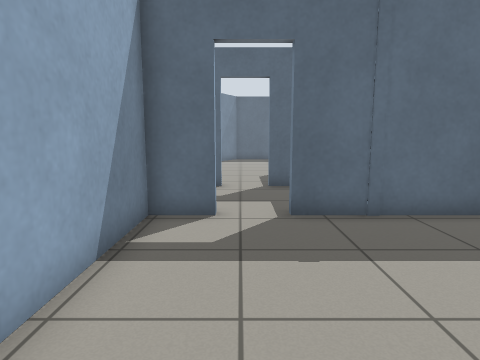
view 1 (above)

24 first-person views from a walk through a robot-simulator world made for Gazebo. The camera is 0.94 m above the floor, tilts 8° down and sees 75° across. The floor is counted in squares, 0.5 m on a side. Each view is taken from the middle of a square. On the plan, view 1 faces up. The plan holds only what a view shows up to about 17 squares ahead; the rest is blank.

view 2
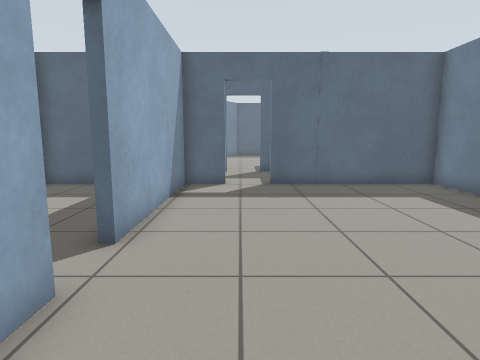

view 3
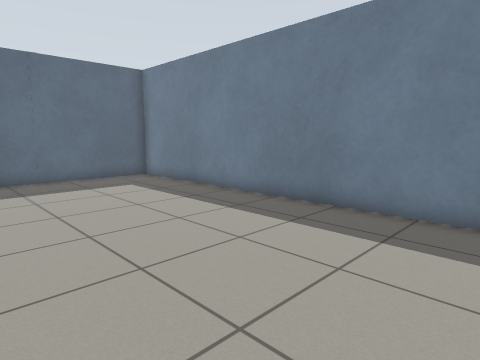

view 4
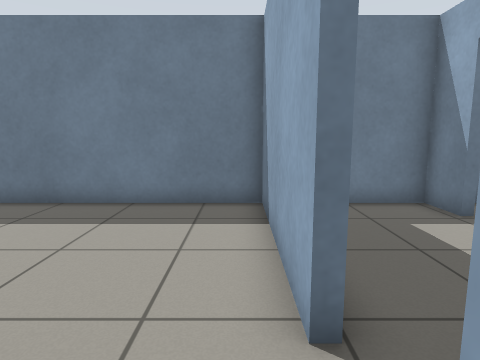

view 5
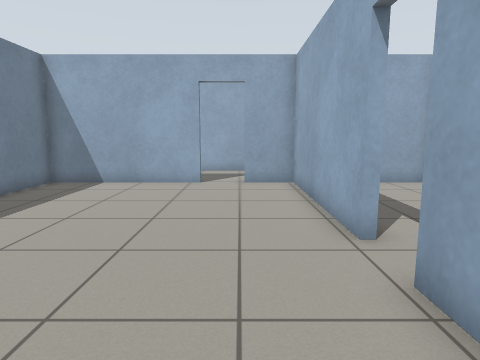

view 6
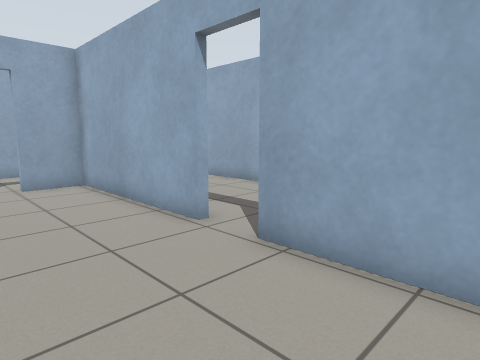

view 7
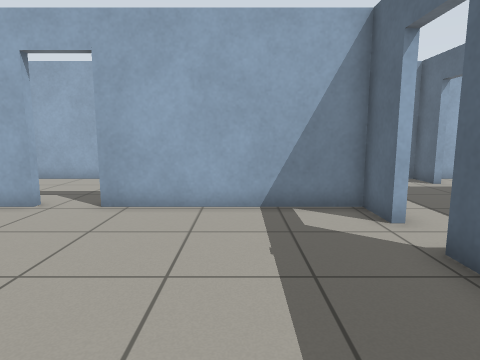

view 8
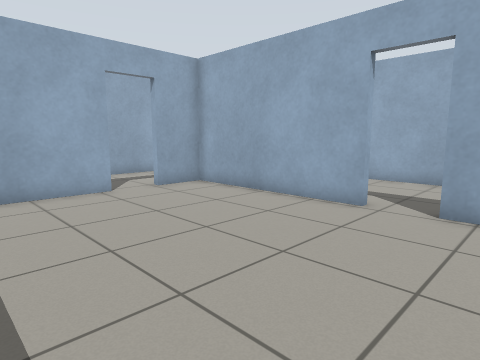

view 9
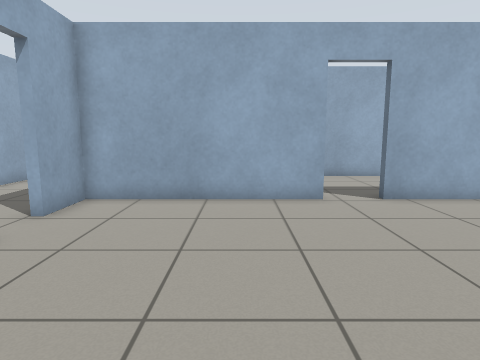

view 10
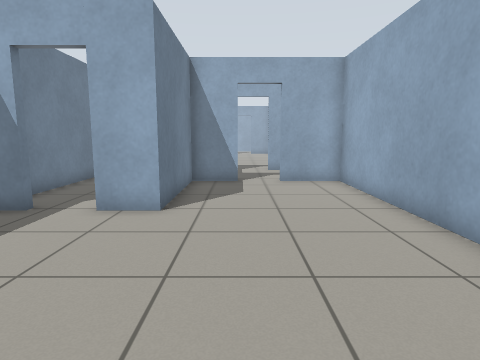

view 11
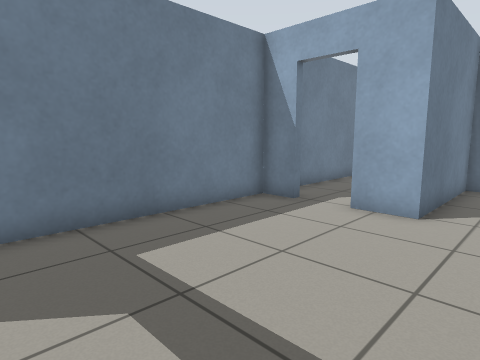

view 12
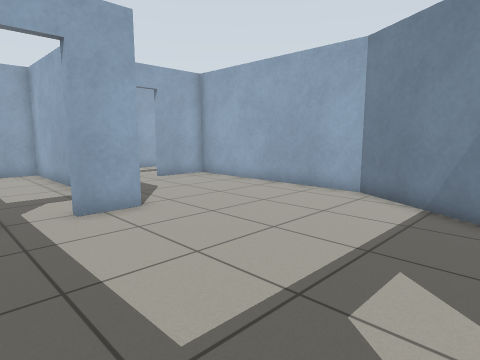

view 13
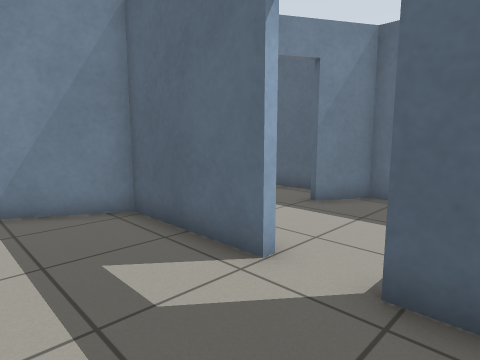

view 14
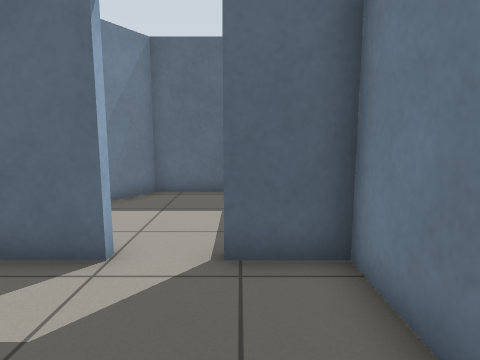

view 15
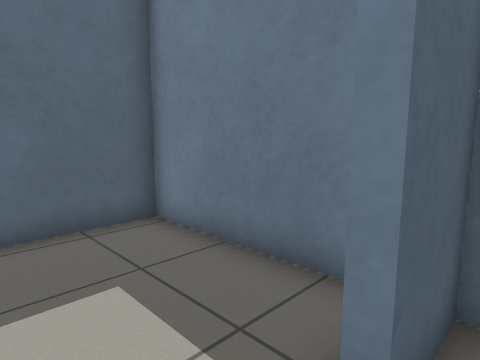

view 16
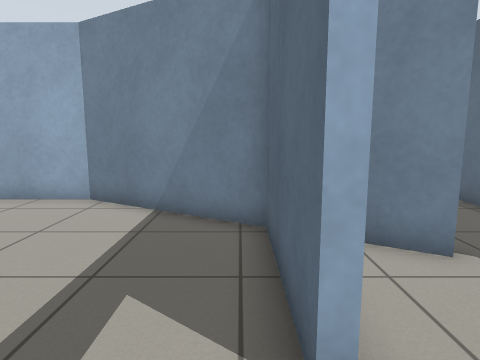

view 17
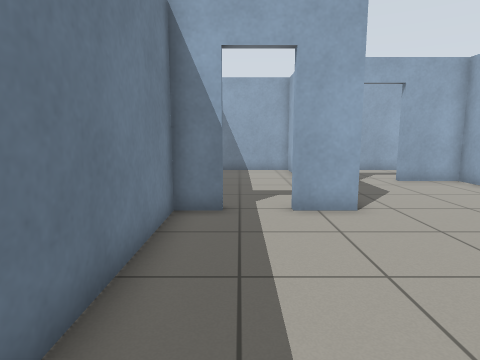

view 18
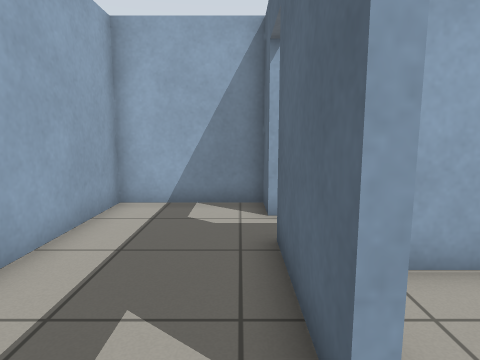

view 19
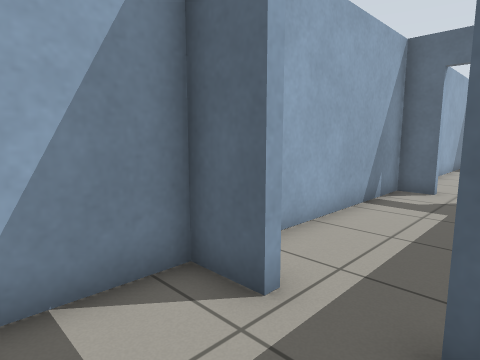

view 20
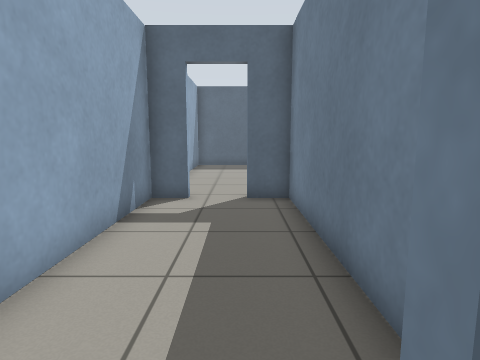

view 21
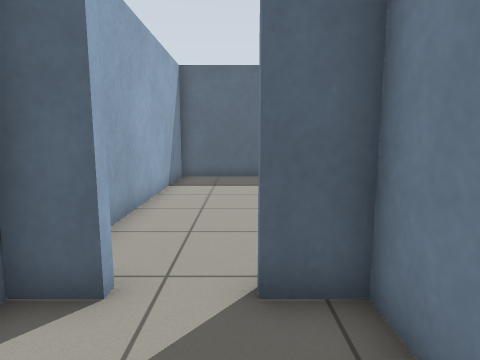

view 22
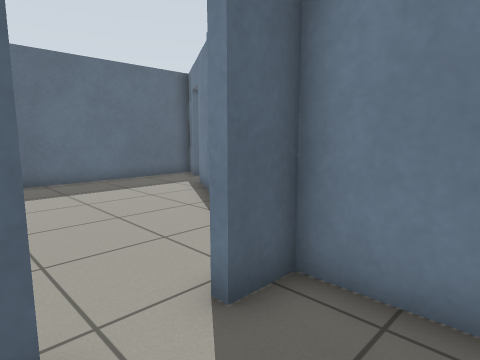

view 23
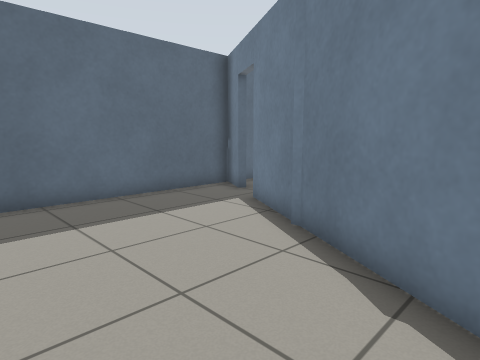

view 24
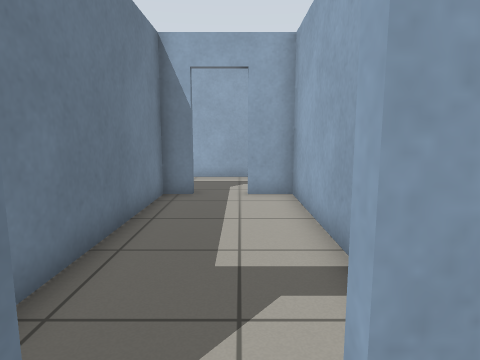

### Floor plan
Ten units are one square. View 1 is at (0, 0); x grows to the right and y downward. Boxes are objects, and circles mark ways between rooms. Rooms are numbered by the first view taken in them; rooms with no view inside come last. Other rooms are left out.
<svg viewBox="-83 -320 165 415">
<path fill="none" stroke="#000" d="M-22 15 -22 86 -2 86M15 86 77 86 77 -73 11 -73M-5 -73 -22 -73 -22 -2M64 -172 77 -172 77 -255 58 -255M40 -255 -3 -255 -32 -205 -32 -120 -6 -120M10 -120 30 -120 30 -172 48 -172M-6 -117 -45 -117M20 -117 10 -117M-63 -117 -77 -117 -77 -76 -33 -76M-45 -120 -35 -120 -35 -204M-65 -204 -77 -204 -77 -120 -63 -120M-33 -204 -49 -204M-4 -259 11 -285M-25 -223 -6 -256M19 -299 28 -315 -77 -315 -77 -232M-71 -207 -65 -207M-77 -27 -77 80M-75 86 -56 86M-58 -73 -78 -73M77 -268 77 -315 31 -315 22 -299M13 -284 7 -272"/>
<circle cx="3" cy="-73" r="3" fill="#2a7"/>
<circle cx="-20" cy="5" r="3" fill="#2a7"/>
<circle cx="5" cy="-120" r="3" fill="#2a7"/>
<circle cx="45" cy="-260" r="3" fill="#2a7"/>
<circle cx="-55" cy="-120" r="3" fill="#2a7"/>
<circle cx="-57" cy="-207" r="3" fill="#2a7"/>
<circle cx="17" cy="-293" r="3" fill="#2a7"/>
<text x="30" y="10">1</text>
<text x="20" y="-200">2</text>
<text x="-20" y="-100">3</text>
<text x="-60" y="-160">4</text>
<text x="-40" y="-270">5</text>
<text x="-50" y="10">6</text>
<text x="50" y="-280">7</text>
</svg>
Room 1 opens to room 3. Room 1 opens to room 6. Room 2 opens to room 3. Room 2 opens to room 7. Room 3 opens to room 4. Room 4 opens to room 5. Room 5 opens to room 7.

Where each view was taken, in squares from view 1:
view 1: 0 up, 0 right, facing up
view 2: 5 down, 0 right, facing up
view 3: 7 down, 0 right, facing up-right
view 4: 8 down, 1 left, facing right
view 5: 4 up, 0 right, facing down
view 6: 4 up, 2 right, facing down-left
view 7: 4 up, 6 right, facing left
view 8: 2 up, 6 right, facing down-left
view 9: 4 down, 7 right, facing left
view 10: 25 up, 1 right, facing down
view 11: 25 up, 1 right, facing down-right
view 12: 25 up, 7 right, facing down-left
view 13: 22 up, 7 right, facing up-left
view 14: 21 up, 6 right, facing up
view 15: 25 up, 4 right, facing up-right
view 16: 25 up, 6 right, facing left
view 17: 25 up, 6 right, facing down
view 18: 11 up, 1 right, facing left
view 19: 9 up, 4 left, facing up-left
view 20: 11 up, 5 left, facing up
view 21: 17 up, 5 left, facing up
view 22: 18 up, 7 left, facing up-right
view 23: 22 up, 6 left, facing up-right
view 24: 22 up, 6 left, facing down
